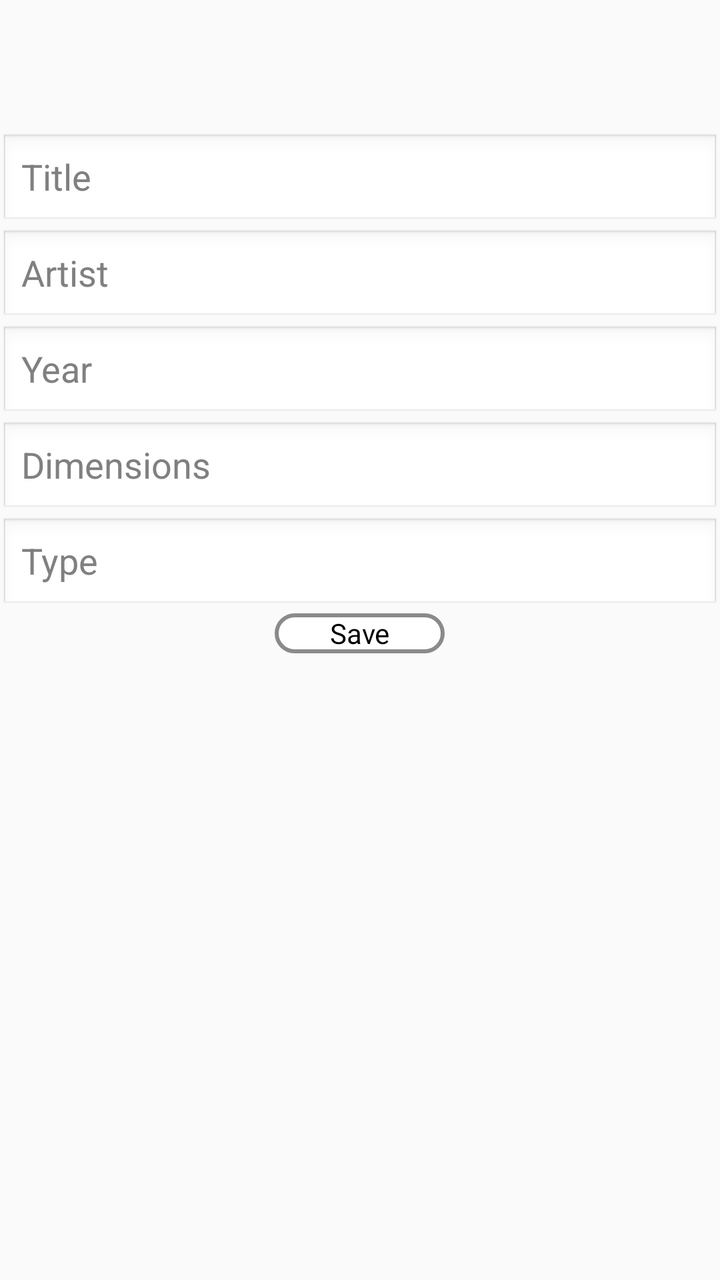
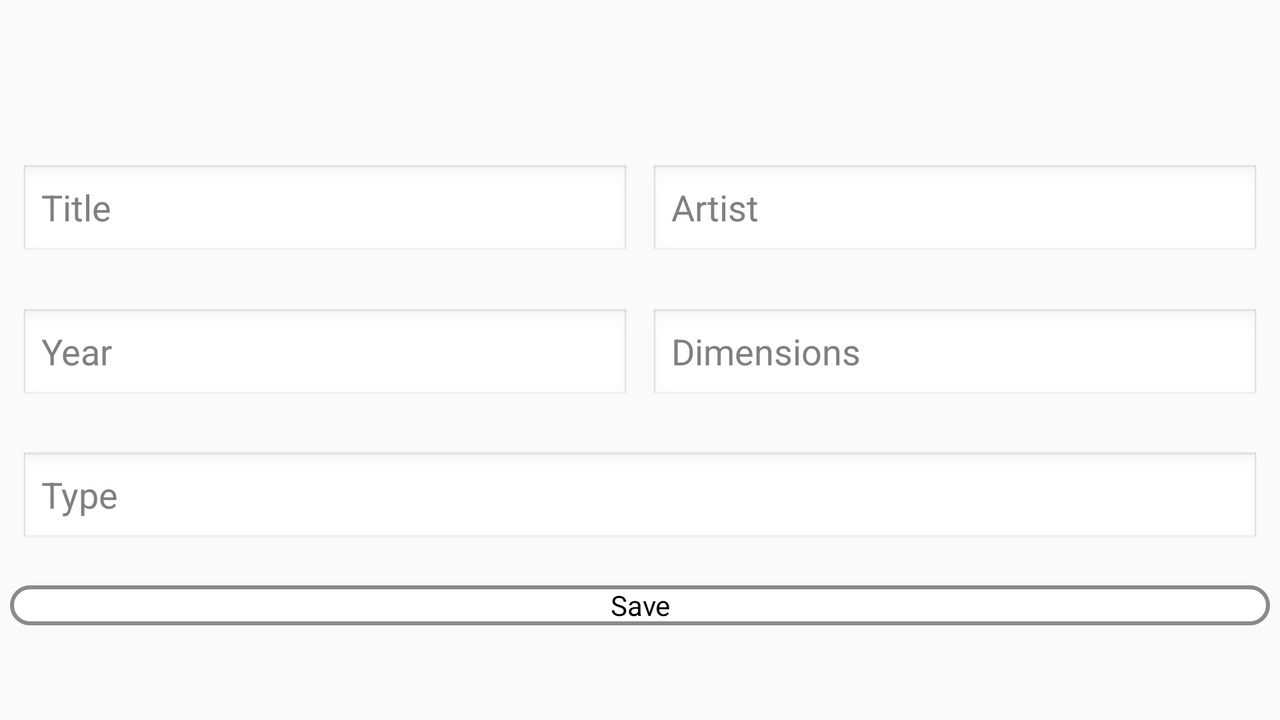

Two renders of one Android screen. The first uses the default layout on a phone; the second uses the alternative layout the repository ships for a different screen configuration, on a matching device. The two XML files are below.
<!-- AndroidManifest.xml: application theme AppTheme -->
<!-- res/layout/gallery_popup_edit_art.xml -->
<?xml version="1.0" encoding="utf-8"?>
<RelativeLayout xmlns:android="http://schemas.android.com/apk/res/android"
    android:layout_width="wrap_content"
    android:layout_height="wrap_content"
    android:id="@+id/popup_element"
    android:theme="@android:style/Theme.Dialog">

    <ImageView
        android:layout_width="wrap_content"
        android:layout_height="wrap_content"
        android:id="@+id/popUpImg"
        android:minHeight="140px"
        android:layout_alignParentTop="true"
        android:layout_alignParentLeft="true"
        android:layout_alignParentStart="true"
        android:layout_alignParentRight="true"
        android:layout_alignParentEnd="true"
        android:layout_margin="10dp" />

    <EditText
        android:layout_width="wrap_content"
        android:layout_height="wrap_content"
        android:inputType="textPersonName"
        android:hint="Title"
        android:ems="10"
        android:id="@+id/title_editText"
        android:layout_below="@+id/popUpImg"
        android:layout_alignParentLeft="true"
        android:layout_alignParentStart="true"
        android:layout_alignParentRight="true"
        android:layout_alignParentEnd="true" />

    <EditText
        android:layout_width="wrap_content"
        android:layout_height="wrap_content"
        android:inputType="textPersonName"
        android:hint="Artist"
        android:ems="10"
        android:id="@+id/artist_editText"
        android:layout_below="@+id/title_editText"
        android:layout_alignParentLeft="true"
        android:layout_alignParentStart="true"
        android:layout_alignParentRight="true"
        android:layout_alignParentEnd="true" />

    <EditText
        android:layout_width="wrap_content"
        android:layout_height="wrap_content"
        android:inputType="textPersonName"
        android:hint="Year"
        android:ems="10"
        android:id="@+id/year_editText"
        android:layout_below="@+id/artist_editText"
        android:layout_alignParentLeft="true"
        android:layout_alignParentStart="true"
        android:layout_alignParentRight="true"
        android:layout_alignParentEnd="true" />

    <EditText
        android:layout_width="wrap_content"
        android:layout_height="wrap_content"
        android:inputType="textPersonName"
        android:hint="Dimensions"
        android:ems="10"
        android:id="@+id/dimensions_editText"
        android:layout_below="@+id/year_editText"
        android:layout_alignParentLeft="true"
        android:layout_alignParentStart="true"
        android:layout_alignParentRight="true"
        android:layout_alignParentEnd="true" />

    <EditText
        android:layout_width="wrap_content"
        android:layout_height="wrap_content"
        android:inputType="textPersonName"
        android:hint="Type"
        android:ems="10"
        android:id="@+id/type_editText"
        android:layout_below="@+id/dimensions_editText"
        android:layout_alignParentLeft="true"
        android:layout_alignParentStart="true"
        android:layout_alignParentRight="true"
        android:layout_alignParentEnd="true" />

    <Button
        android:layout_width="wrap_content"
        android:layout_height="wrap_content"
        android:text="Save"
        android:id="@+id/save_button"
        android:layout_below="@+id/type_editText"
        android:layout_centerHorizontal="true"
        android:background="@drawable/main_signup_button"/>
</RelativeLayout>
<!-- resources referenced by this layout -->
<resources>
  <!-- drawable main_signup_button (drawable) -->
  <?xml version="1.0" encoding="utf-8"?>
  <shape xmlns:android="http://schemas.android.com/apk/res/android" android:shape="rectangle" >
      <corners
          android:radius="30dp"
          />
      <gradient
          android:angle="45"
          android:centerX="35%"
          android:centerColor="#FFFFFF"
          android:startColor="#FFFFFF"
          android:endColor="#FFFFFF"
          android:type="linear"
          />
      <padding
          android:left="0dp"
          android:top="0dp"
          android:right="0dp"
          android:bottom="0dp"
          />
      <size
          android:width="85dp"
          android:height="20dp"
          />
      <stroke
          android:width="2dp"
          android:color="#8A8A8A"
          />
  </shape>
  <style name="AppTheme" parent="Theme.AppCompat.Light.DarkActionBar">
          
      </style>
</resources>
<!-- res/layout-land/gallery_popup_edit_art.xml (the author's variant of the layout above) -->
<!-- drawn on the phone turned sideways -->
<?xml version="1.0" encoding="utf-8"?>
<LinearLayout xmlns:android="http://schemas.android.com/apk/res/android"
    android:layout_width="fill_parent"
    android:layout_height="wrap_content"
    android:orientation="vertical"
    android:id="@+id/popup_element"
    android:theme="@android:style/Theme.Dialog">

    <LinearLayout
        android:orientation="horizontal"
        android:layout_width="match_parent"
        android:layout_height="0dp"
        android:layout_weight="0.2"
        android:layout_margin="5dp">

        <ImageView
            android:layout_width="fill_parent"
            android:layout_height="wrap_content"
            android:id="@+id/popUpImg"
            android:minHeight="140px"
            android:layout_alignParentTop="true"
            android:layout_alignParentLeft="true"
            android:layout_alignParentStart="true"
            android:layout_alignParentRight="true"
            android:layout_alignParentEnd="true" />
    </LinearLayout>

    <LinearLayout
        android:orientation="horizontal"
        android:layout_width="match_parent"
        android:layout_height="0dp"
        android:layout_weight="0.2"
        android:layout_margin="5dp">

        <EditText
            android:layout_weight="0.5"
            android:layout_width="wrap_content"
            android:layout_height="wrap_content"
            android:inputType="textPersonName"
            android:hint="Title"
            android:ems="10"
            android:id="@+id/title_editText"
            android:layout_below="@+id/popUpImg"
            android:layout_alignParentLeft="true"
            android:layout_alignParentStart="true"
            android:layout_alignParentRight="true"
            android:layout_alignParentEnd="true"
            android:layout_margin="5dp" />

        <EditText
            android:layout_width="wrap_content"
            android:layout_weight="0.5"
            android:layout_height="wrap_content"
            android:inputType="textPersonName"
            android:hint="Artist"
            android:ems="10"
            android:id="@+id/artist_editText"
            android:layout_below="@+id/title_editText"
            android:layout_alignParentLeft="true"
            android:layout_alignParentStart="true"
            android:layout_alignParentRight="true"
            android:layout_alignParentEnd="true"
            android:layout_margin="5dp" />
    </LinearLayout>

    <LinearLayout
        android:orientation="horizontal"
        android:layout_width="match_parent"
        android:layout_height="0dp"
        android:layout_weight="0.2"
        android:layout_margin="5dp">

        <EditText
            android:layout_width="wrap_content"
            android:layout_height="wrap_content"
            android:inputType="textPersonName"
            android:hint="Year"
            android:ems="10"
            android:id="@+id/year_editText"
            android:layout_below="@+id/artist_editText"
            android:layout_alignParentLeft="true"
            android:layout_alignParentStart="true"
            android:layout_alignParentRight="true"
            android:layout_alignParentEnd="true"
            android:layout_weight="0.5"
            android:layout_margin="5dp" />

        <EditText
            android:layout_width="wrap_content"
            android:layout_height="wrap_content"
            android:inputType="textPersonName"
            android:hint="Dimensions"
            android:ems="10"
            android:id="@+id/dimensions_editText"
            android:layout_below="@+id/year_editText"
            android:layout_alignParentLeft="true"
            android:layout_alignParentStart="true"
            android:layout_alignParentRight="true"
            android:layout_alignParentEnd="true"
            android:layout_weight="0.5"
            android:layout_margin="5dp" />
    </LinearLayout>

    <LinearLayout
        android:orientation="horizontal"
        android:layout_width="match_parent"
        android:layout_height="0dp"
        android:layout_weight="0.2"
        android:layout_margin="5dp">

        <EditText
            android:layout_width="wrap_content"
            android:layout_height="wrap_content"
            android:inputType="textPersonName"
            android:hint="Type"
            android:ems="10"
            android:id="@+id/type_editText"
            android:layout_below="@+id/dimensions_editText"
            android:layout_alignParentLeft="true"
            android:layout_alignParentStart="true"
            android:layout_alignParentRight="true"
            android:layout_alignParentEnd="true"
            android:layout_weight="0.5"
            android:layout_margin="5dp" />
    </LinearLayout>

    <LinearLayout
        android:orientation="horizontal"
        android:layout_width="match_parent"
        android:layout_height="0dp"
        android:layout_weight="0.2"
        android:layout_margin="5dp">

        <Button
            android:layout_width="wrap_content"
            android:layout_height="wrap_content"
            android:text="Save"
            android:id="@+id/save_button"
            android:layout_below="@+id/type_editText"
            android:layout_centerHorizontal="true"
            android:background="@drawable/main_signup_button"
            android:layout_weight="0.5" />
    </LinearLayout>

</LinearLayout>
